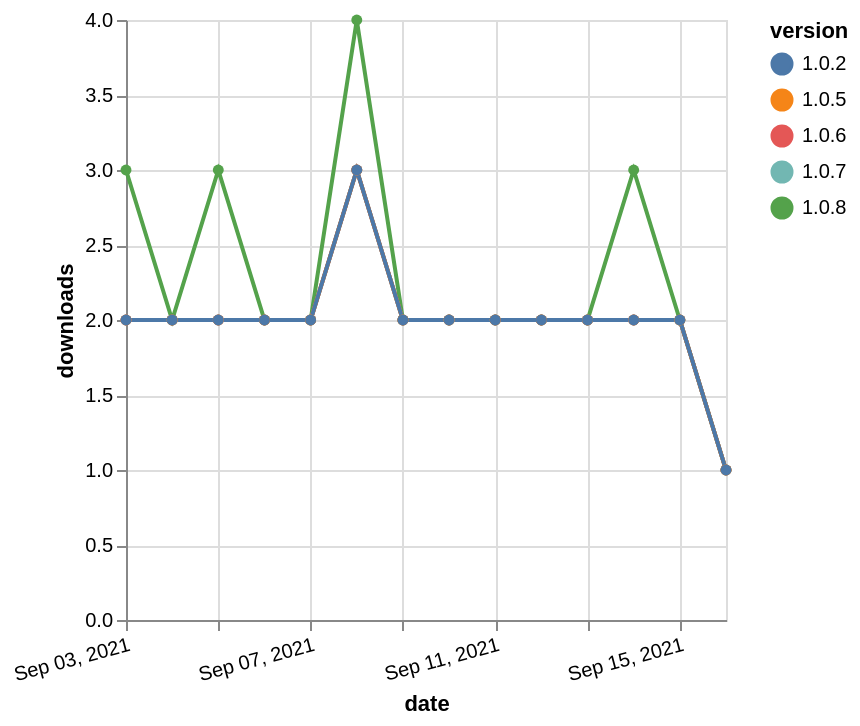

The specification (Vega-Lite) saved for this image:
### Vega-Lite specification from a JSON file in a GitHub repository (floating-point values rounded to 4 significant figures)
{"$schema": "https://vega.github.io/schema/vega-lite/v5.json", "description": "A simple bar chart with embedded data.", "data": {"values": [{"date": "2021-09-03", "total": 3023, "delta": 3, "version": "1.0.8"}, {"date": "2021-09-04", "total": 3025, "delta": 2, "version": "1.0.8"}, {"date": "2021-09-05", "total": 3028, "delta": 3, "version": "1.0.8"}, {"date": "2021-09-06", "total": 3030, "delta": 2, "version": "1.0.8"}, {"date": "2021-09-07", "total": 3032, "delta": 2, "version": "1.0.8"}, {"date": "2021-09-08", "total": 3036, "delta": 4, "version": "1.0.8"}, {"date": "2021-09-09", "total": 3038, "delta": 2, "version": "1.0.8"}, {"date": "2021-09-10", "total": 3040, "delta": 2, "version": "1.0.8"}, {"date": "2021-09-11", "total": 3042, "delta": 2, "version": "1.0.8"}, {"date": "2021-09-12", "total": 3044, "delta": 2, "version": "1.0.8"}, {"date": "2021-09-13", "total": 3046, "delta": 2, "version": "1.0.8"}, {"date": "2021-09-14", "total": 3049, "delta": 3, "version": "1.0.8"}, {"date": "2021-09-15", "total": 3051, "delta": 2, "version": "1.0.8"}, {"date": "2021-09-16", "total": 3052, "delta": 1, "version": "1.0.8"}, {"date": "2021-09-03", "total": 2372, "delta": 2, "version": "1.0.7"}, {"date": "2021-09-04", "total": 2374, "delta": 2, "version": "1.0.7"}, {"date": "2021-09-05", "total": 2376, "delta": 2, "version": "1.0.7"}, {"date": "2021-09-06", "total": 2378, "delta": 2, "version": "1.0.7"}, {"date": "2021-09-07", "total": 2380, "delta": 2, "version": "1.0.7"}, {"date": "2021-09-08", "total": 2383, "delta": 3, "version": "1.0.7"}, {"date": "2021-09-09", "total": 2385, "delta": 2, "version": "1.0.7"}, {"date": "2021-09-10", "total": 2387, "delta": 2, "version": "1.0.7"}, {"date": "2021-09-11", "total": 2389, "delta": 2, "version": "1.0.7"}, {"date": "2021-09-12", "total": 2391, "delta": 2, "version": "1.0.7"}, {"date": "2021-09-13", "total": 2393, "delta": 2, "version": "1.0.7"}, {"date": "2021-09-14", "total": 2395, "delta": 2, "version": "1.0.7"}, {"date": "2021-09-15", "total": 2397, "delta": 2, "version": "1.0.7"}, {"date": "2021-09-16", "total": 2398, "delta": 1, "version": "1.0.7"}, {"date": "2021-09-03", "total": 2695, "delta": 2, "version": "1.0.6"}, {"date": "2021-09-04", "total": 2697, "delta": 2, "version": "1.0.6"}, {"date": "2021-09-05", "total": 2699, "delta": 2, "version": "1.0.6"}, {"date": "2021-09-06", "total": 2701, "delta": 2, "version": "1.0.6"}, {"date": "2021-09-07", "total": 2703, "delta": 2, "version": "1.0.6"}, {"date": "2021-09-08", "total": 2706, "delta": 3, "version": "1.0.6"}, {"date": "2021-09-09", "total": 2708, "delta": 2, "version": "1.0.6"}, {"date": "2021-09-10", "total": 2710, "delta": 2, "version": "1.0.6"}, {"date": "2021-09-11", "total": 2712, "delta": 2, "version": "1.0.6"}, {"date": "2021-09-12", "total": 2714, "delta": 2, "version": "1.0.6"}, {"date": "2021-09-13", "total": 2716, "delta": 2, "version": "1.0.6"}, {"date": "2021-09-14", "total": 2718, "delta": 2, "version": "1.0.6"}, {"date": "2021-09-15", "total": 2720, "delta": 2, "version": "1.0.6"}, {"date": "2021-09-16", "total": 2721, "delta": 1, "version": "1.0.6"}, {"date": "2021-09-03", "total": 2648, "delta": 2, "version": "1.0.5"}, {"date": "2021-09-04", "total": 2650, "delta": 2, "version": "1.0.5"}, {"date": "2021-09-05", "total": 2652, "delta": 2, "version": "1.0.5"}, {"date": "2021-09-06", "total": 2654, "delta": 2, "version": "1.0.5"}, {"date": "2021-09-07", "total": 2656, "delta": 2, "version": "1.0.5"}, {"date": "2021-09-08", "total": 2659, "delta": 3, "version": "1.0.5"}, {"date": "2021-09-09", "total": 2661, "delta": 2, "version": "1.0.5"}, {"date": "2021-09-10", "total": 2663, "delta": 2, "version": "1.0.5"}, {"date": "2021-09-11", "total": 2665, "delta": 2, "version": "1.0.5"}, {"date": "2021-09-12", "total": 2667, "delta": 2, "version": "1.0.5"}, {"date": "2021-09-13", "total": 2669, "delta": 2, "version": "1.0.5"}, {"date": "2021-09-14", "total": 2671, "delta": 2, "version": "1.0.5"}, {"date": "2021-09-15", "total": 2673, "delta": 2, "version": "1.0.5"}, {"date": "2021-09-16", "total": 2674, "delta": 1, "version": "1.0.5"}, {"date": "2021-09-03", "total": 2605, "delta": 2, "version": "1.0.2"}, {"date": "2021-09-04", "total": 2607, "delta": 2, "version": "1.0.2"}, {"date": "2021-09-05", "total": 2609, "delta": 2, "version": "1.0.2"}, {"date": "2021-09-06", "total": 2611, "delta": 2, "version": "1.0.2"}, {"date": "2021-09-07", "total": 2613, "delta": 2, "version": "1.0.2"}, {"date": "2021-09-08", "total": 2616, "delta": 3, "version": "1.0.2"}, {"date": "2021-09-09", "total": 2618, "delta": 2, "version": "1.0.2"}, {"date": "2021-09-10", "total": 2620, "delta": 2, "version": "1.0.2"}, {"date": "2021-09-11", "total": 2622, "delta": 2, "version": "1.0.2"}, {"date": "2021-09-12", "total": 2624, "delta": 2, "version": "1.0.2"}, {"date": "2021-09-13", "total": 2626, "delta": 2, "version": "1.0.2"}, {"date": "2021-09-14", "total": 2628, "delta": 2, "version": "1.0.2"}, {"date": "2021-09-15", "total": 2630, "delta": 2, "version": "1.0.2"}, {"date": "2021-09-16", "total": 2631, "delta": 1, "version": "1.0.2"}]}, "width": "container", "mark": {"type": "line", "point": {"filled": true}}, "encoding": {"x": {"field": "date", "type": "temporal", "timeUnit": "yearmonthdate", "title": "date", "axis": {"labelAngle": -15}}, "y": {"field": "delta", "type": "quantitative", "title": "downloads"}, "color": {"field": "version", "type": "nominal"}, "tooltip": {"field": "delta"}}}
